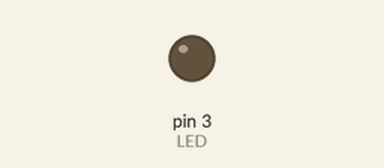
The sketch below on a simulated Arduino Uno, built with avr-gcc and run on an emulated ATmega328P. On the bench: output pins drawn as LEDs (lit = HIGH).

Above: at 0.05 s.
At 3.85 s:
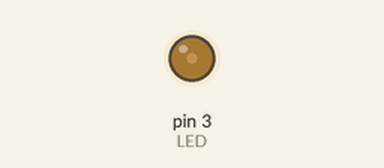
At 7.65 s:
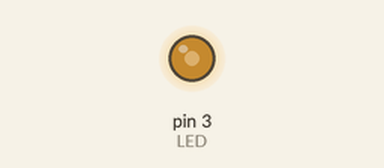
At 15.35 s:
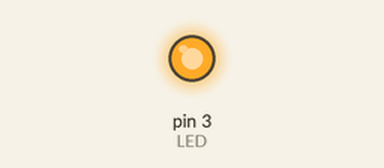
Timing chart, 0 to 20.0 s (numbered marks = the images above):
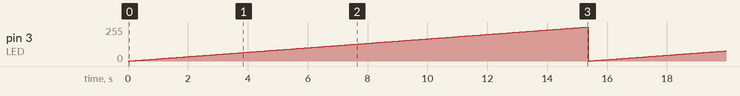

The sketch:

sketch_mar9a.ino
```cpp
int LED = 3;
int BRILLO;
void setup() {
  pinMode(LED,OUTPUT);
}

void loop() {
  for (BRILLO =0;BRILLO < 256;BRILLO ++){
    analogWrite(LED,BRILLO);
    delay(60);
  }

}
```

Measured:
- by itself, pin 3 (LED): ramps from 0/255 to 255/255 and jumps back, once every 15.4 s
